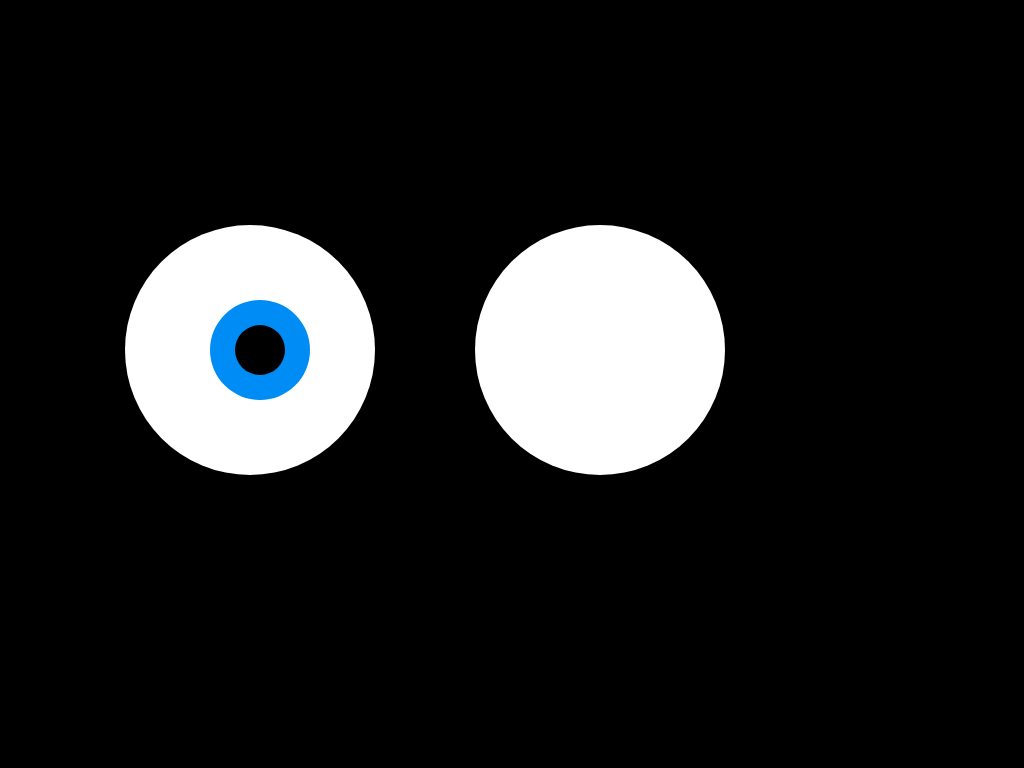
Frame 1 (no input)
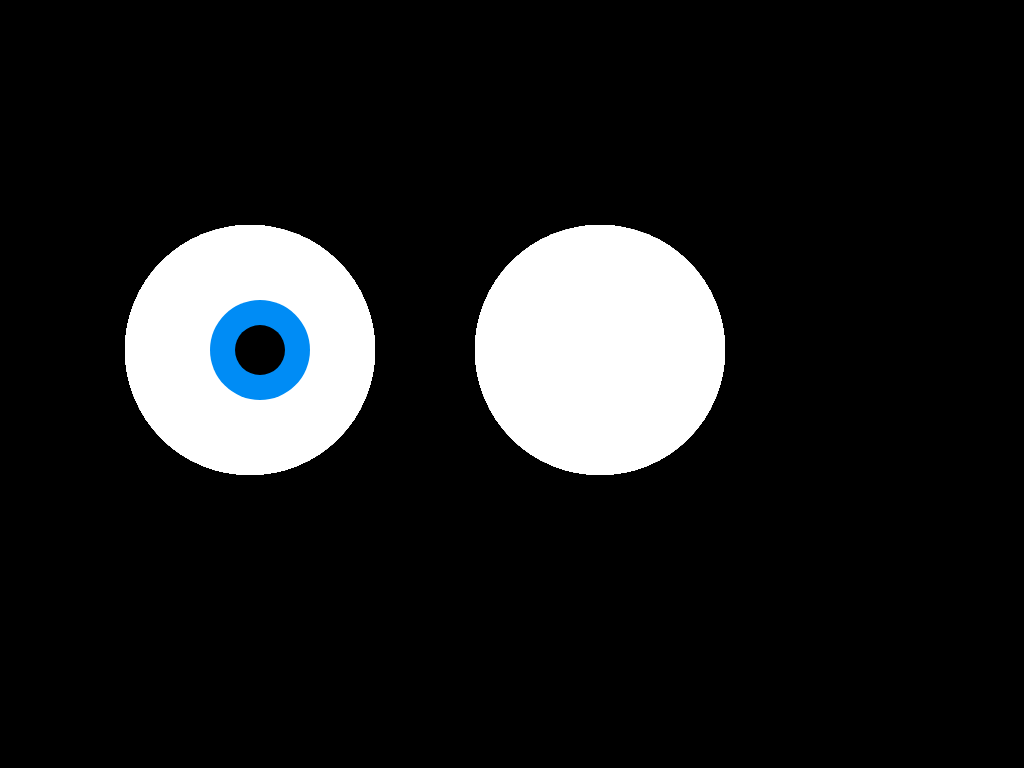
Frame 60 (no input)
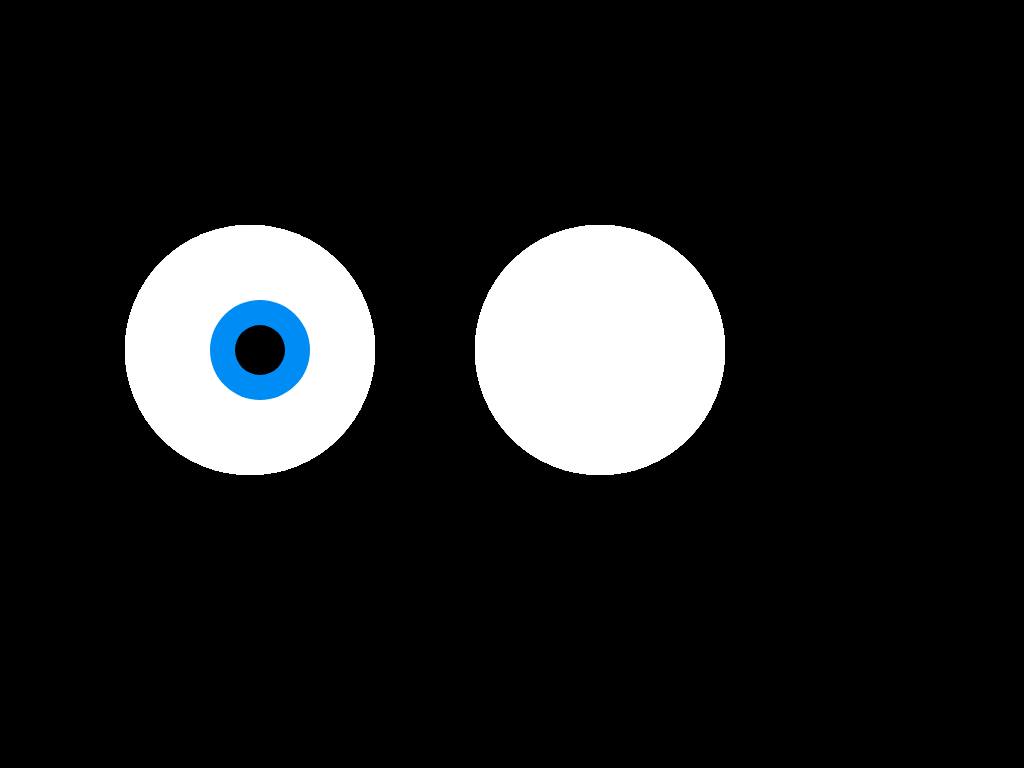
Frame 120 (the mouse pressed at the canvas centre since frame 60)

The p5.js sketch that drew these frames (run headless with seeded random() and noise() and a simulated clock; from frame 60 on, the mouse is pressed at the canvas centre):

// p5.js sketch
// ── sketch.js

// Assignment 3 by Lachezar Petkov
/* 
requirements to use:
 2+ conditionals
 mouseX/mouseY
 respond to pmouseX, pmouseY
 respond to mousePressed()
 extreme change in mouse movement (Large or fast mouse movements should trigger a big visual response from your expressive eyes.)
 no errors
 craft in drawing the eyes

*/

var eye_r = 250;
var iris_r = 100;
var pupil_r = iris_r / 2;

function setup() {
  createCanvas(1024, 768);
  background(0);
}

function draw() {
  fill(255, 255, 255);
  noStroke();
  ellipse(250, 350, eye_r, eye_r);
  ellipse(600, 350, eye_r, eye_r);

  fill(0, 140, 245);
  ellipse(260, 350, iris_r, iris_r);

  fill(0);
  ellipse(260, 350, pupil_r, pupil_r);

  


}
